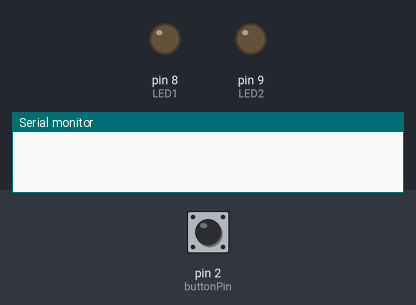
Bench run of a sketch on a simulated Arduino Uno, built with avr-gcc and run on an emulated ATmega328P. Shown: output pins drawn as LEDs (lit = HIGH), the last lines printed to the serial monitor. Dashed ring = blinking. The test bench sets the inputs (shaded band); at power-on: pin 2 (buttonPin) LOW.

Above: at 1.2 s.
1.3 s: pin 2 (buttonPin) pulled HIGH for 1 s
At 4.1 s:
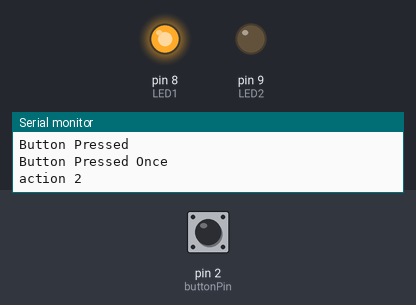
4.8 s: pin 2 (buttonPin) pulled HIGH for 3.2 s
At 5.4 s:
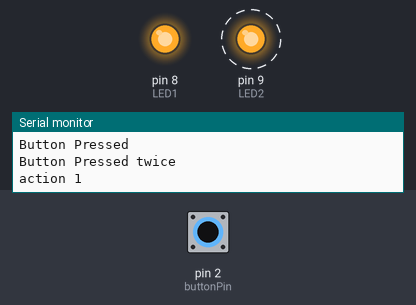
9.5 s: pin 2 (buttonPin) pulled HIGH for 0.15 s
At 12.1 s:
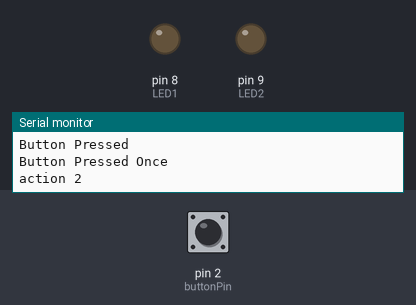
Timing chart, 0 to 13.6 s (numbered marks = the images above; inputs shaded):
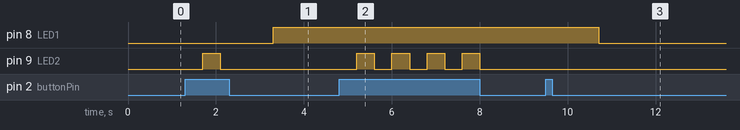

The sketch:

28_doubleClick.ino
```cpp
// set PushButton pin number
const int buttonPin = 2;

// set LED pin numbers
const int LED1 = 8;
const int LED2 = 9;

// set LED pin 13
const int LEDP13 = 13;

//initialising led
int LED1Status = LOW;
int LED2Status = LOW;

int buttonState;

unsigned long timePress = 0;
unsigned long timePressLimit = 0;
int clicks = 0;

void setup() {
  // put your setup code here, to run once:

  // initialize the LED pin as an output:
  pinMode(buttonPin ,INPUT);

  // initialize the pushbutton pin as an input:
  pinMode(LED1, OUTPUT);
  pinMode(LED2, OUTPUT);

  Serial.begin(9600);
}

void loop() {

  // put your main code here, to run repeatedly:

  buttonState = digitalRead(buttonPin);

  if (buttonState == HIGH){
    delay(200);
    Serial.println("Button Pressed");

    if (clicks == 0) {
    timePress = millis();
    timePressLimit = timePress + 1000;
    clicks = 1;
    }

    else if (clicks == 1 && millis() < timePressLimit){
      Serial.println("Button Pressed twice");

     //Double Press Action
       Serial.println("action 1");
     if (LED2Status == LOW){
      digitalWrite(LED2, HIGH);
      LED2Status = HIGH;
     }

     else if (LED2Status == HIGH){
      digitalWrite(LED2, LOW);
      LED2Status = LOW;
     }

     //set variables back to 0
      timePress = 0;
      timePressLimit = 0;
      clicks = 0;
    }
  }

  if (clicks == 1 && timePressLimit != 0 && millis() > timePressLimit){
     Serial.println("Button Pressed Once");
     timePress = 0;
     timePressLimit = 0;
     clicks = 0;

     //one click Press Action
     Serial.println("action 2");
     if (LED1Status == LOW){
      digitalWrite(LED1, HIGH);
      LED1Status = HIGH;
     }

     else if (LED1Status == HIGH){
      digitalWrite(LED1, LOW);
      LED1Status = LOW;
     }
  }
}
```

Measured:
- after the input at 1.3 s, pin 8 (LED1): LOW → HIGH after 2.0 s; pin 9 (LED2): LOW → HIGH after 0.40 s, → LOW 0.40 s later
- after the input at 4.8 s, pin 9 (LED2): alternates HIGH for 0.40 s and LOW for 0.40 s, 8 changes in all, then stays LOW, starting after 0.40 s
- after the input at 9.5 s, pin 8 (LED1): HIGH → LOW after 1.2 s
